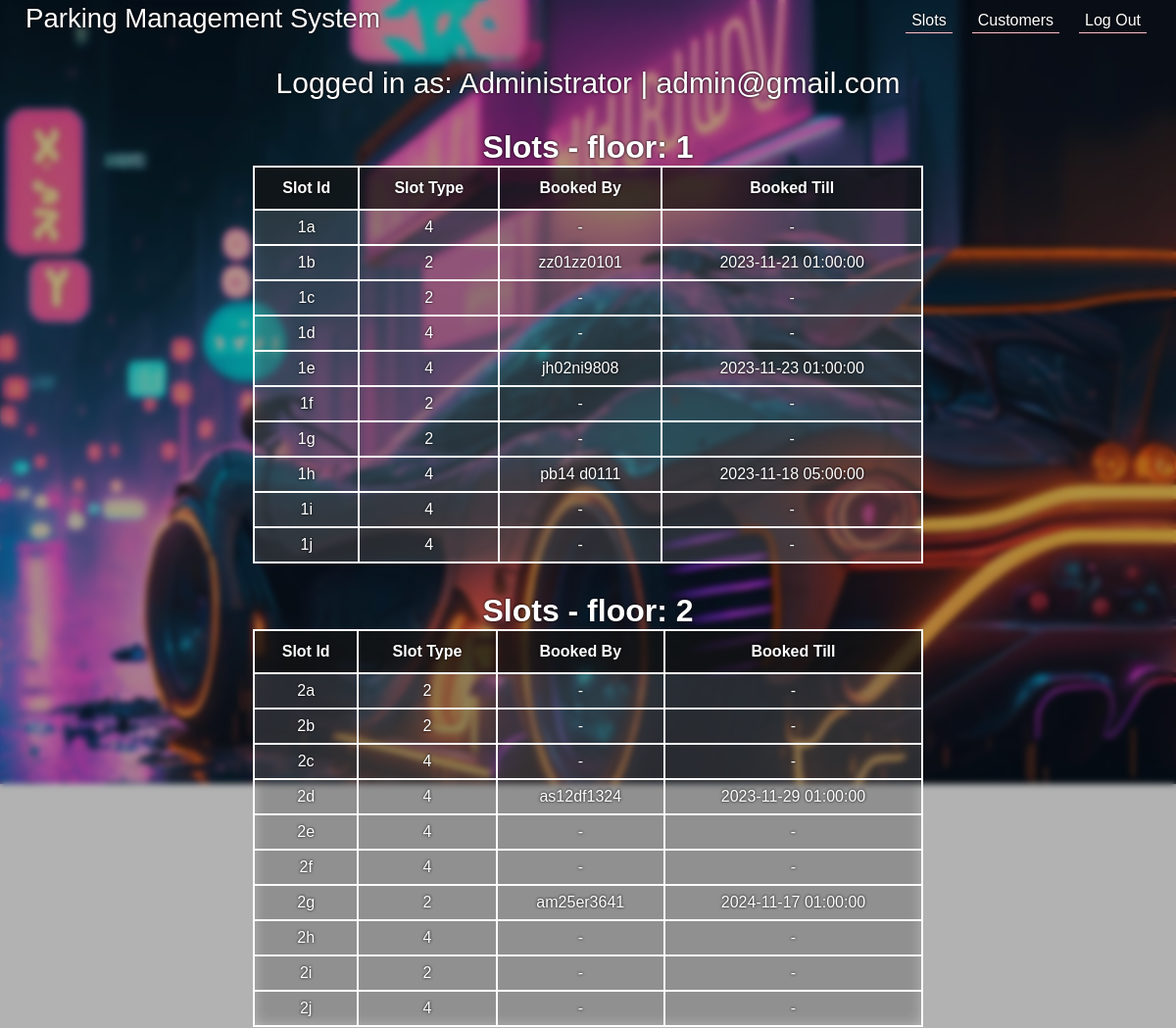
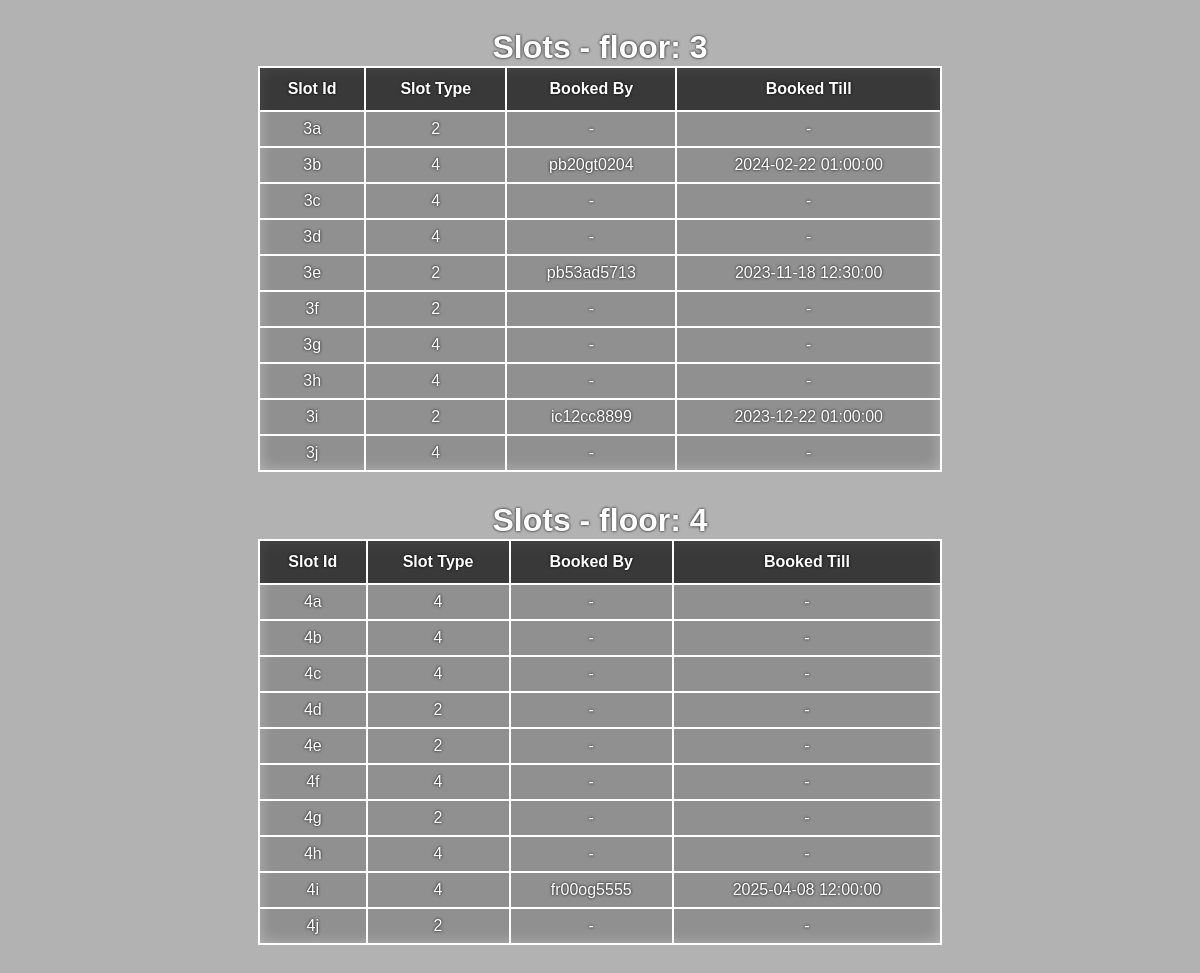
The app's page /admin.php with its own data (2 pictures, top to bottom).
### tables this page shows
CREATE TABLE `slots` (
  `slotId` varchar(10) NOT NULL,
  `type` int(11) NOT NULL,
  `floor` int(11) NOT NULL,
  `isBooked` int(11) NOT NULL,
  `bookedTill` datetime NOT NULL,
  `bookedBy` varchar(10) NOT NULL
);

### admin.php (the view, shortened to what this page needs)
<!DOCTYPE html>
<html lang="en">
<head>
    <link rel="stylesheet" href="./css/user.css">
</head>
<body>
<div class="bg-cars">
    <img src="./res/1234.jpg" alt="">
</div>
<div class="body">
    <nav>
        <div class="title">Parking Management System</div>
        <ul class="pages">
            <li onclick="window.location.href='admin.php'">Slots</li>
            <li onclick="window.location.href='admin2.php'">Customers</li>
            <li onclick="window.location.href='index.html';">Log Out</li>
        </ul>
    </nav>
    <?php
            $servername = "localhost";
            $username = "root";
            $pwd = "";
            $dbname = "ParkingManagement";
            $conn = new mysqli($servername, $username, $pwd, $dbname);
            echo "<div class='name'>Logged in as: Administrator | admin@gmail.com</div>";
            for ($x = 1; $x <= 4; $x++) {
                $sql = "SELECT * FROM slots where floor = $x";
                $result = $conn->query($sql);
                echo "<div class='table-vehicles-owned table-container'> <h1>Slots - floor: $x</h1>";
                if ($result->num_rows == 0) {
                    echo '<div style="margin-top:20px; font-size:2em;">Error loading slots</div>';
                } else {
                    echo "<table border='1'>
                        <tr>
                            <th>Slot Id</th>
                            <th>Slot Type</th>
                            <th>Booked By</th>
                            <th>Booked Till</th>
                        </tr>";
                        while ($row = mysqli_fetch_assoc($result)) {
                            if ($row['isBooked'] == 0) {
                                echo "<tr>
                                    <td>{$row['slotId']}</td>
                                    <td>{$row['type']}</td>";
                                echo "<td> - </td>
                                    <td> - </td>
                                    </tr>";
                            } else {
                                echo "<tr onclick=\"pop = document.getElementById('popup-freeSlot'); pop.style.display = 'block'; pop.querySelector('h2').innerText = '{$row['slotId']}'; pop.querySelector('#carName').value='{$row['slotId']}'\">
                                    <td>{$row['slotId']}</td>
                                    <td>{$row['type']}</td>";
                                echo "<td>{$row['bookedBy']}</td>
                                    <td>{$row['bookedTill']}</td>
                                </tr>";
                            }
                        }
                    echo "</table></div>";
                }
            }
    ?>
</div>
</body>
</html>

### css/user.css (style rules this page uses)
* { box-sizing: border-box; padding: 0; margin: 0; color: white; text-shadow: 0px 0px 3px black; font-family: 'Lucida Sans', 'Lucida Sans Regular', 'Lucida Grande', 'Lucida Sans Unicode', Geneva, Verdana, sans-serif; }
nav { display: flex; flex-direction: row; align-items: flex-end; justify-content: space-between; padding: 0px 20px; }
.pages { display: flex; list-style: none; align-items: center; justify-content: space-evenly; }
.pages li { margin: 4px 10px; padding: 3px 6px; cursor: pointer; border-bottom: 1px solid pink; position: relative; transition: all 0.4s; }
.pages li::before { content: ''; position: absolute; display: block; bottom: 0; left: 0; right: 0; height: 0%; z-index: -1; transition: all 0.4s; border-top-left-radius: 10px; border-top-right-radius: 10px; }
.title { padding: 3px 6px; font-size: 2.3vw; position: relative; }
.body { min-height: 100vh; -webkit-backdrop-filter: blur(3px); backdrop-filter: blur(3px); background-color: rgba(0, 0, 0, 0.3); overflow: hidden; }
.bg-cars { position: fixed; height: 100vh; width: 100vw; top: 0; left: 0; right: 0; bottom: 0; overflow: hidden; background-color: black; z-index: -1; }
.name { font-size: 30px; text-align: center; margin: 30px; }
.table-container { display: flex; flex-direction: column; align-items: center; justify-content: center; margin: 30px; }
.table-container h1 { display: flex; align-items: center; justify-content: center; }
table { font-family: Arial, Helvetica, sans-serif; border-collapse: collapse; width: 60%; background: rgba(255, 255, 255, 0.14); -webkit-backdrop-filter: blur(8px); backdrop-filter: blur(8px); }
table td, table th { border: 2px solid white; padding: 8px; text-align: center; }
table th { padding-top: 12px; padding-bottom: 12px; background-color: #00000099; }

### records on screen
slots: slotId "1a", type "4"
slots: slotId "1b", type "2", bookedBy "zz01zz0101", bookedTill "2023-11-21 01:00:00"
slots: slotId "1c", type "2"
slots: slotId "1d", type "4"
slots: slotId "1e", type "4", bookedBy "jh02ni9808", bookedTill "2023-11-23 01:00:00"
slots: slotId "1f", type "2"
slots: slotId "1g", type "2"
slots: slotId "1h", type "4", bookedBy "pb14 d0111", bookedTill "2023-11-18 05:00:00"
slots: slotId "1i", type "4"
slots: slotId "1j", type "4"
slots: slotId "2a", type "2"
slots: slotId "2b", type "2"
slots: slotId "2c", type "4"
slots: slotId "2d", type "4", bookedBy "as12df1324", bookedTill "2023-11-29 01:00:00"
slots: slotId "2e", type "4"
slots: slotId "2f", type "4"
slots: slotId "2g", type "2", bookedBy "am25er3641", bookedTill "2024-11-17 01:00:00"
slots: slotId "2h", type "4"
slots: slotId "2i", type "2"
slots: slotId "2j", type "4"
slots: slotId "3a", type "2"
slots: slotId "3b", type "4", bookedBy "pb20gt0204", bookedTill "2024-02-22 01:00:00"
slots: slotId "3c", type "4"
slots: slotId "3d", type "4"
slots: slotId "3e", type "2", bookedBy "pb53ad5713", bookedTill "2023-11-18 12:30:00"
slots: slotId "3f", type "2"
slots: slotId "3g", type "4"
slots: slotId "3h", type "4"
slots: slotId "3i", type "2", bookedBy "ic12cc8899", bookedTill "2023-12-22 01:00:00"
slots: slotId "3j", type "4"
slots: slotId "4a", type "4"
slots: slotId "4b", type "4"
slots: slotId "4c", type "4"
slots: slotId "4d", type "2"
slots: slotId "4e", type "2"
slots: slotId "4f", type "4"
slots: slotId "4g", type "2"
slots: slotId "4h", type "4"
slots: slotId "4i", type "4", bookedBy "fr00og5555", bookedTill "2025-04-08 12:00:00"
slots: slotId "4j", type "2"
